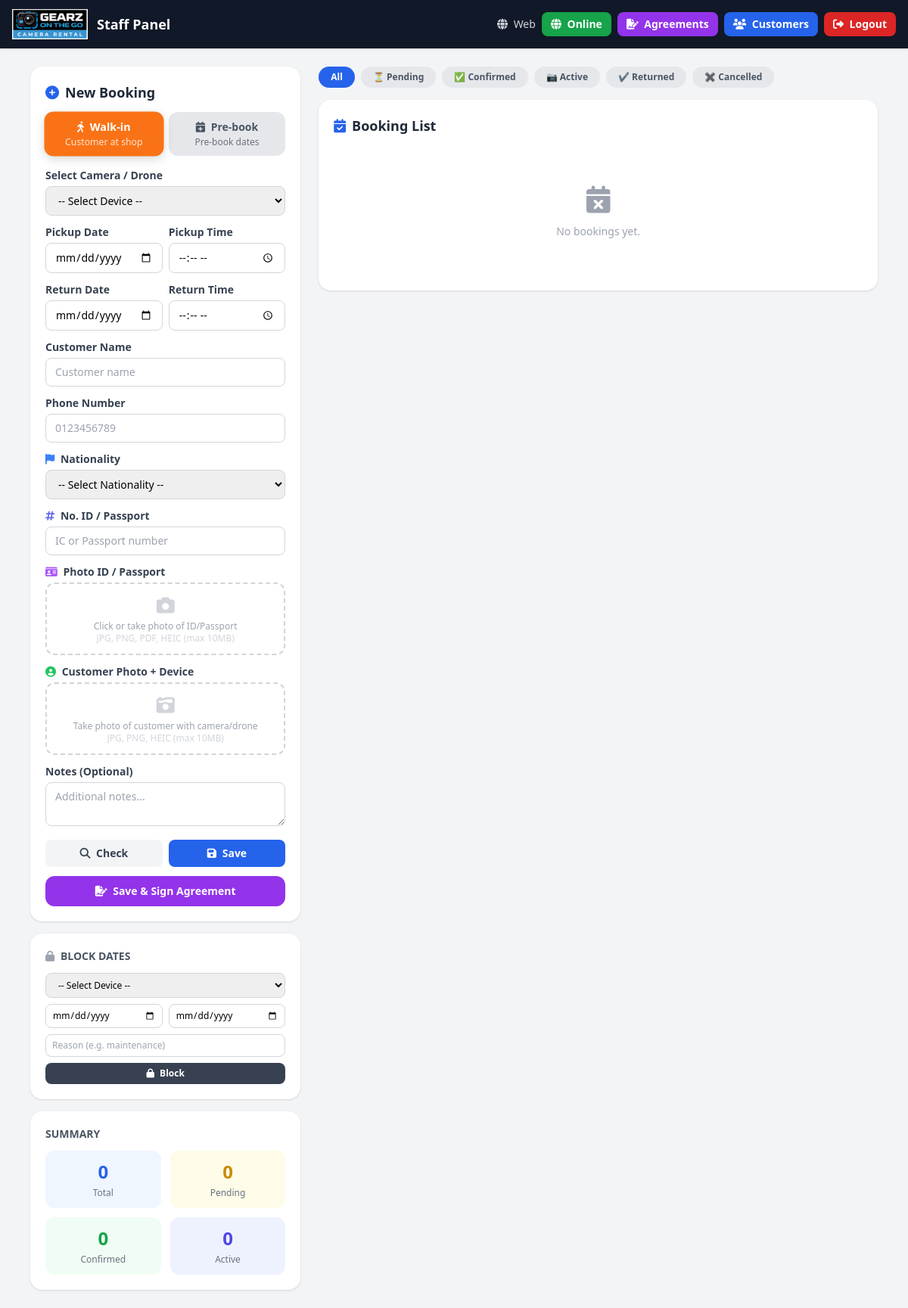
The app's page /staff (signed in), older data.
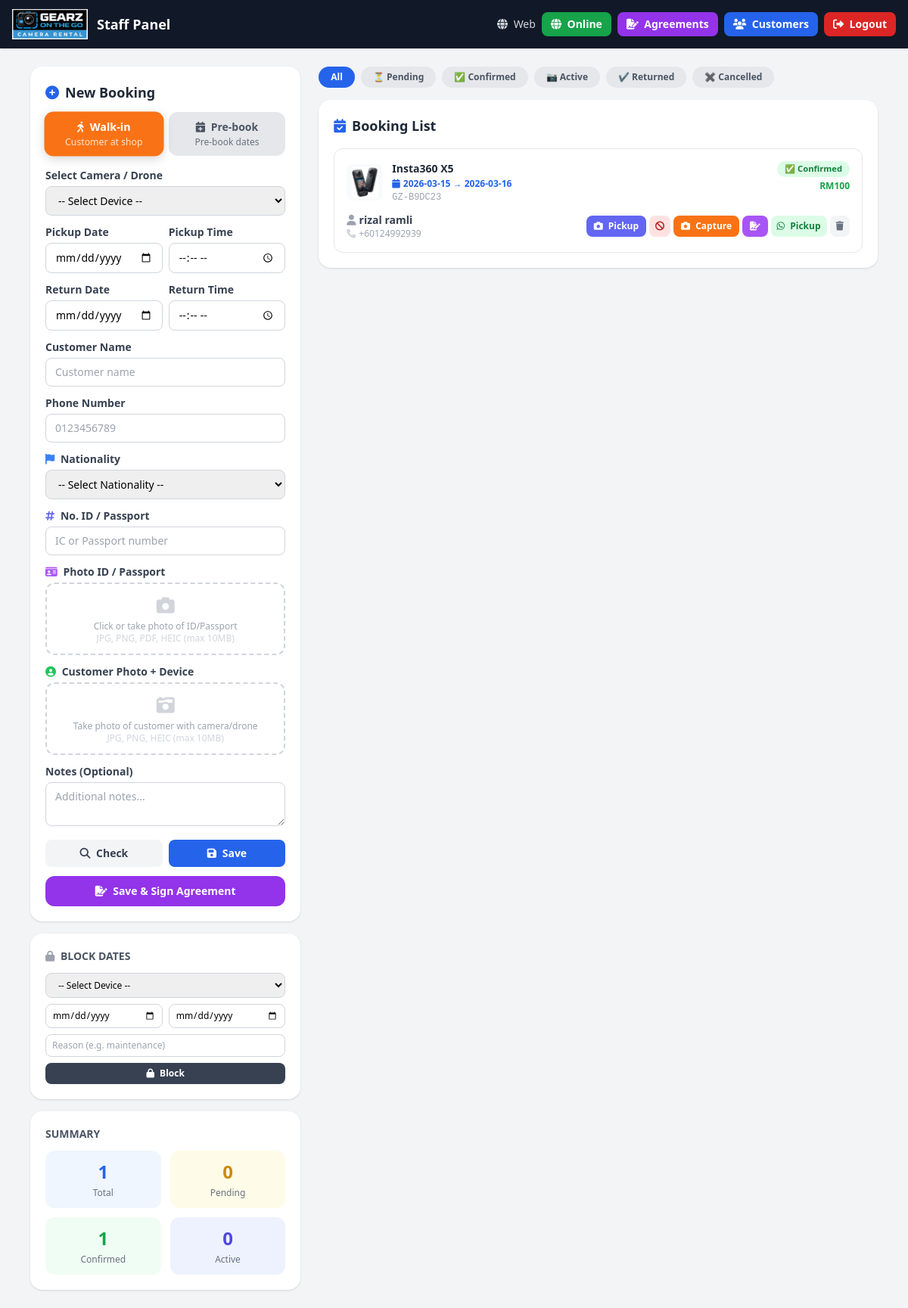
The same page, newer data.
### tables this page shows
CREATE TABLE bookings (
        id INTEGER PRIMARY KEY AUTOINCREMENT,
        camera_id TEXT NOT NULL,
        start_date TEXT NOT NULL,
        end_date TEXT NOT NULL,
        customer_name TEXT,
        customer_phone TEXT,
        notes TEXT,
        created_at TEXT DEFAULT CURRENT_TIMESTAMP
    , customer_id INTEGER REFERENCES customers(id), nationality TEXT, customer_photo TEXT, booking_mode TEXT, pickup_time TEXT, return_time TEXT, status TEXT DEFAULT 'confirmed', booking_ref TEXT, deposit_amount REAL DEFAULT 200, deposit_status TEXT DEFAULT 'unpaid', total_price REAL, price_per_day REAL, source TEXT DEFAULT 'staff', customer_email TEXT, customer_ic TEXT, unit_id INTEGER, return_reminder_sent INTEGER DEFAULT 0, actual_pickup_datetime TEXT, accessories_json TEXT, booking_type TEXT DEFAULT "ONLINE", payment_status TEXT DEFAULT "Paid Online", rental_status TEXT DEFAULT "Pending Pickup", pickup_confirmed_at TEXT, return_processed_at TEXT, checklist_json TEXT, return_reminder_24h_sent INTEGER DEFAULT 0, pickup_id_photo TEXT, pickup_equipment_photo TEXT, pickup_signature TEXT);

### app.py (the view)
@app.route('/staff')
@login_required
def staff_dashboard():
    import json as _json
    conn = get_db()
    bookings = conn.execute(
        """SELECT b.*, c.full_name as cust_name, c.phone as cust_phone2,
                  u.label as unit_label, u.serial_number as unit_serial
           FROM bookings b
           LEFT JOIN customers c ON b.customer_id = c.id
           LEFT JOIN units u ON b.unit_id = u.id
           ORDER BY b.start_date ASC"""
    ).fetchall()
    customers = conn.execute("SELECT id, full_name, phone FROM customers ORDER BY full_name ASC").fetchall()
    today_str = datetime.now().strftime('%Y-%m-%d')
    due_today = conn.execute(
        """SELECT b.*, c.full_name as cust_name, c.phone as cust_phone2
           FROM bookings b
           LEFT JOIN customers c ON b.customer_id = c.id
           WHERE b.end_date = ? AND b.rental_status = 'Picked Up'
           ORDER BY b.start_date ASC""",
        (today_str,)
    ).fetchall()
    overdue = conn.execute(
        """SELECT b.*, c.full_name as cust_name, c.phone as cust_phone2
           FROM bookings b
           LEFT JOIN customers c ON b.customer_id = c.id
           WHERE b.rental_status = 'Overdue'
              OR (b.status = 'active' AND b.end_date < ? AND b.rental_status NOT IN ('Returned','Cancelled'))
           ORDER BY b.end_date ASC""",
        (today_str,)
    ).fetchall()
    conn.close()
    return render_template('staff_dashboard.html', bookings=bookings, cameras=CAMERAS,
                           camera_map=CAMERA_MAP, customers=customers, wa=wa,
                           due_today=due_today, overdue_bookings=overdue)

### app.py (called while the page is built)
def get_db():
    conn = sqlite3.connect(DB_PATH, timeout=10)  # 10s timeout to avoid blocking
    conn.row_factory = sqlite3.Row
    conn.execute('PRAGMA journal_mode=WAL')  # WAL mode allows concurrent reads
    conn.execute('PRAGMA busy_timeout=5000')  # 5s busy timeout
    return conn

def login_required(f):
    @wraps(f)
    def decorated(*args, **kwargs):
        if not session.get('logged_in'):
            return redirect(url_for('staff_login'))
        return f(*args, **kwargs)
    return decorated

### wa_messages.py (called while the page is built)
def wa_link(phone, text):
    clean_phone = phone.replace('+', '').replace(' ', '').replace('-', '')
    return f"https://wa.me/{clean_phone}?text={quote(text)}"

### templates/staff_dashboard.html (shortened to what the changed rows need)
<!DOCTYPE html>
<html lang="en">
<head>
    <script src="https://cdn.tailwindcss.com"></script>
    <link rel="stylesheet" href="https://cdnjs.cloudflare.com/ajax/libs/font-awesome/6.5.0/css/all.min.css">
</head>
<body class="bg-gray-100 min-h-screen">
    <div class="container mx-auto px-4 py-6 max-w-6xl">
        <div class="grid grid-cols-1 lg:grid-cols-3 gap-6">
            <div class="lg:col-span-1">
                <div class="bg-white rounded-2xl shadow p-5">
                    <h2 class="text-lg font-bold text-gray-800 mb-3">
                        <i class="fas fa-plus-circle text-blue-600 mr-2"></i>New Booking
                    </h2>
                </div>
                <div class="bg-white rounded-2xl shadow p-5 mt-4">
                    {% set confirmed_count = bookings|selectattr('status', 'equalto', 'confirmed')|list|length %}
                    <div class="grid grid-cols-2 gap-3">
                        <div class="bg-blue-50 rounded-xl p-3 text-center">
                            <div class="text-2xl font-bold text-blue-600">{{ bookings|length }}</div>
                            <div class="text-xs text-gray-500 mt-1">Total</div>
                        </div>
                        <div class="bg-green-50 rounded-xl p-3 text-center">
                            <div class="text-2xl font-bold text-green-600">{{ confirmed_count }}</div>
                            <div class="text-xs text-gray-500 mt-1">Confirmed</div>
                        </div>
                    </div>
                </div>
            </div>
            <div class="lg:col-span-2">
                <div class="bg-white rounded-2xl shadow p-5">
                    <h2 class="text-lg font-bold text-gray-800 mb-4">
                        <i class="fas fa-calendar-check text-blue-600 mr-2"></i>Booking List
                    </h2>
                    {% if bookings %}
                    <div class="space-y-3" id="bookingsList">
                        {% for b in bookings %}
                        {% set bstatus = b['status'] or 'pending' %}
                        <div class="booking-card border border-gray-200 rounded-xl p-4" data-status="{{ bstatus }}">
                            <div class="flex items-start justify-between">
                                <div class="flex items-center gap-3">
                                    {% if b['camera_id'] in camera_map %}
                                    <img src="/static/{{ camera_map[b['camera_id']]['image'] }}"
                                        class="w-12 h-12 object-contain rounded-lg bg-gray-50 p-1" alt="">
                                    {% endif %}
                                    <div>
                                        <div class="font-bold text-gray-800 text-sm">
                                            {{ camera_map[b['camera_id']]['name'] if b['camera_id'] in camera_map else b['camera_id'] }}
                                        </div>
                                        <div class="text-xs text-blue-600 font-semibold mt-0.5">
                                            <i class="fas fa-calendar mr-1"></i>{{ b['start_date'] }} → {{ b['end_date'] }}
                                        </div>
                                        {% if b['booking_ref'] %}
                                        <div class="text-xs text-gray-400 mt-0.5 font-mono">{{ b['booking_ref'] }}</div>
                                        {% endif %}
                                    </div>
                                </div>
                                <div class="flex flex-col items-end gap-1">
                                    {% if bstatus == 'pending' %}
                                    <span class="status-badge bg-yellow-100 text-yellow-700">⏳ Pending</span>
                                    {% elif bstatus == 'confirmed' %}
                                    <span class="status-badge bg-green-100 text-green-700">✅ Confirmed</span>
                                    {% elif bstatus == 'active' %}
                                    <span class="status-badge bg-indigo-100 text-indigo-700">📷 Active</span>
                                    {% elif bstatus == 'returned' %}
                                    <span class="status-badge bg-gray-100 text-gray-600">✔ Returned</span>
                                    {% elif bstatus == 'cancelled' %}
                                    <span class="status-badge bg-red-100 text-red-700">✖ Cancelled</span>
                                    {% else %}
                                    <span class="status-badge bg-gray-100 text-gray-500">{{ bstatus }}</span>
                                    {% endif %}
                                    {% if b['total_price'] %}
                                    <span class="text-xs font-bold text-green-600">RM{{ '%.0f'|format(b['total_price']) }}</span>
                                    {% endif %}
                                </div>
                            </div>
                            <div class="mt-3 flex items-center justify-between">
                                <div>
                                    <div class="text-sm font-semibold text-gray-700">
                                        <i class="fas fa-user text-gray-400 mr-1"></i>{{ b['customer_name'] or '—' }}
                                    </div>
                                    <div class="text-xs text-gray-400">
                                        <i class="fas fa-phone text-gray-300 mr-1"></i>{{ b['customer_phone'] or '—' }}
                                    </div>
                                </div>
                                <div class="flex items-center gap-1 flex-wrap justify-end">
                                    {% if bstatus == 'confirmed' %}
                                    <form method="POST" action="/staff/booking/{{ b['id'] }}/active" class="inline">
                                        <button type="submit" class="bg-indigo-500 hover:bg-indigo-600 text-white px-2.5 py-1.5 rounded-lg text-xs font-bold transition" title="Mark equipment picked up">
                                            <i class="fas fa-camera mr-1"></i> Pickup
                                        </button>
                                    </form>
                                    {% endif %}
                                    {% if bstatus not in ['cancelled', 'returned'] %}
                                    <form method="POST" action="/staff/booking/{{ b['id'] }}/cancel" class="inline" onsubmit="return confirm('Are you sure you want to cancel this booking?')">
                                        <button type="submit" class="bg-red-100 hover:bg-red-200 text-red-700 px-2 py-1.5 rounded-lg text-xs font-semibold transition" title="Cancel booking">
                                            <i class="fas fa-ban"></i>
                                        </button>
                                    </form>
                                    {% endif %}
                                    {% if not b['customer_photo'] and bstatus not in ['cancelled', 'returned'] %}
                                    <a href="/staff/booking/{{ b['id'] }}/update"
                                        class="bg-orange-500 hover:bg-orange-600 text-white px-2.5 py-1.5 rounded-lg text-xs font-bold transition" title="Update info & take photo">
                                        <i class="fas fa-camera mr-1"></i> Capture
                                    </a>
                                    {% endif %}
                                    {% if bstatus not in ['cancelled', 'returned'] %}
                                    <button onclick="openAgreementForBooking({{ b['id'] }})"
                                        class="bg-purple-500 hover:bg-purple-600 text-white px-2.5 py-1.5 rounded-lg text-xs font-bold transition" title="Sign rental agreement">
                                        <i class="fas fa-file-signature"></i>
                                    </button>
                                    {% endif %}
                                    {% if b['customer_phone'] %}
                                    {% set bd = dict(b) %}
                                    {% set cam = camera_map.get(b['camera_id'], {}) %}
                                    {% set cam_name = cam.get('name', b['camera_id']) %}
                                    {% if bstatus == 'pending' %}
                                    <a href="{{ wa.admin_remind_payment(bd, cam_name) }}" target="_blank"
                                        class="bg-green-100 hover:bg-green-200 text-green-700 px-2 py-1.5 rounded-lg text-xs font-semibold transition" title="WhatsApp: Remind deposit payment">
                                        <i class="fab fa-whatsapp mr-1"></i> Remind
                                    </a>
                                    {% elif bstatus == 'confirmed' %}
                                    <a href="{{ wa.admin_pickup_reminder(bd, cam_name) }}" target="_blank"
                                        class="bg-green-100 hover:bg-green-200 text-green-700 px-2 py-1.5 rounded-lg text-xs font-semibold transition" title="WhatsApp: Pickup reminder">
                                        <i class="fab fa-whatsapp mr-1"></i> Pickup
                                    </a>
                                    {% elif bstatus == 'active' %}
                                    <a href="{{ wa.admin_return_reminder(bd, cam_name) }}" target="_blank"
                                        class="bg-green-100 hover:bg-green-200 text-green-700 px-2 py-1.5 rounded-lg text-xs font-semibold transition" title="WhatsApp: Return reminder">
                                        <i class="fab fa-whatsapp mr-1"></i> Return
                                    </a>
                                    {% elif bstatus == 'returned' %}
                                    <a href="{{ wa.admin_thank_you(bd, cam_name) }}" target="_blank"
                                        class="bg-green-100 hover:bg-green-200 text-green-700 px-2 py-1.5 rounded-lg text-xs font-semibold transition" title="WhatsApp: Thank you">
                                        <i class="fab fa-whatsapp mr-1"></i> TQ
                                    </a>
                                    {% endif %}
                                    {% endif %}
                                    <form method="POST" action="/staff/delete/{{ b['id'] }}" class="inline" onsubmit="return confirm('Are you sure you want to delete this booking?')">
                                        <button type="submit"
                                            class="bg-gray-100 hover:bg-gray-200 text-gray-500 px-2 py-1.5 rounded-lg text-xs font-semibold transition" title="Delete">
                                            <i class="fas fa-trash"></i>
                                        </button>
                                    </form>
                                </div>
                            </div>
                        </div>
                        {% endfor %}
                    </div>
                    {% else %}
                    <div class="text-center py-12 text-gray-400">
                        <i class="fas fa-calendar-times text-4xl mb-3"></i>
                        <p class="text-sm">No bookings yet.</p>
                    </div>
                    {% endif %}
                </div>
            </div>
        </div>
    </div>
</body>
</html>

Row changes from the older to the newer data that the page shows:
added bookings: camera (picture), camera_map "Insta360 X5", start_date "2026-03-15", end_date "2026-03-16", booking_ref "GZ-B9DC23", status "✅ Confirmed", total_price "100", customer_name "rizal ramli", customer_phone "+60124992939"
Text that changed along with them:
{{ bookings|length }}: "0" → "1"
{{ confirmed_count }}: "0" → "1"
text no longer shown: "No bookings yet."
